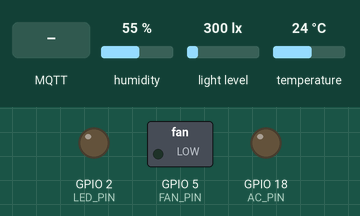
Bench run of a sketch on a simulated ESP32. Shown: switched loads named in the sketch (green lamp = pin HIGH), output pins drawn as LEDs (lit = HIGH). The test bench sets the inputs (shaded band); at power-on: humidity 55 %, light level 300 lx, temperature 24 °C. WiFi joins after 1.5 s; servers stay silent unless stated; random numbers use the default seed unless the sketch sets one; no MQTT or app messages arrive unless stated; what the sketch prints to the serial monitor is not drawn.

Above: at 2.7 s.
2.8 s: MQTT message "ON" arrives on the first subscribed topic
At 4.0 s:
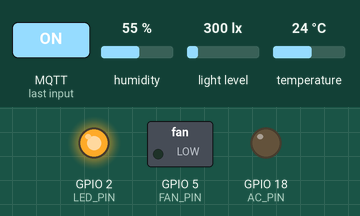
4.3 s: MQTT message "ON" arrives on the second subscribed topic
At 5.2 s:
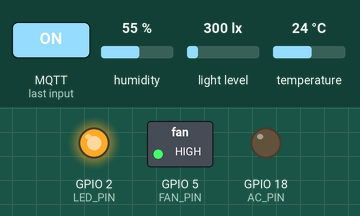
5.8 s: MQTT message "OFF" arrives on the first subscribed topic
At 6.4 s:
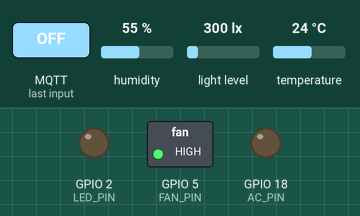
7.3 s: MQTT message "ON" arrives on the third subscribed topic
At 8.5 s:
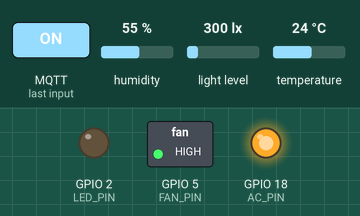
8.8 s: MQTT message "OFF" arrives on the second subscribed topic
At 9.8 s:
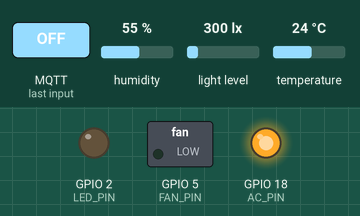
10.3 s: MQTT message "OFF" arrives on the third subscribed topic
At 11.0 s:
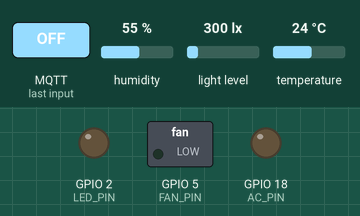
Timing chart, 0 to 12.8 s (numbered marks = the images above; inputs shaded):
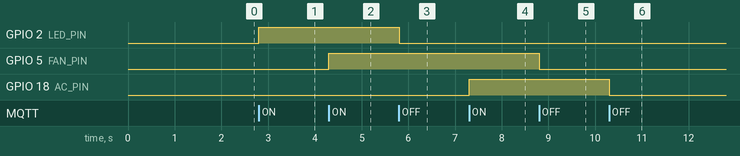

Measured:
- after the input at 2.8 s, GPIO 2 (LED_PIN): LOW → HIGH at once
- after the input at 4.3 s, GPIO 5 (FAN_PIN): LOW → HIGH at once
- after the input at 5.8 s, GPIO 2 (LED_PIN): HIGH → LOW at once
- after the input at 7.3 s, GPIO 18 (AC_PIN): LOW → HIGH at once
- after the input at 8.8 s, GPIO 5 (FAN_PIN): HIGH → LOW at once
- after the input at 10.3 s, GPIO 18 (AC_PIN): HIGH → LOW at once

The sketch:

esp32_example.ino
```cpp
/*
  ESP32 IoT System Example Code

  Kết nối ESP32 với hệ thống IoT Dashboard
  - Gửi dữ liệu cảm biến qua MQTT
  - Nhận lệnh điều khiển thiết bị

  Cần cài đặt thư viện:
  - PubSubClient by Nick O'Leary
  - DHT sensor library by Adafruit
  - BH1750 by Christopher Laws
*/

#include <WiFi.h>
#include <PubSubClient.h>
#include <DHT.h>
#include <Wire.h>
#include <BH1750.h>

// WiFi credentials
const char* ssid = "YOUR_WIFI_SSID";
const char* password = "YOUR_WIFI_PASSWORD";

// MQTT Broker
const char* mqtt_server = "YOUR_MQTT_BROKER_IP"; // Thay bằng IP máy tính chạy MQTT broker
const int mqtt_port = 1883;

// Sensor pins
#define DHT_PIN 4
#define DHT_TYPE DHT11
#define LED_PIN 2
#define FAN_PIN 5
#define AC_PIN 18

// MQTT Topics (ESP8266 format)
const char* sensors_data_topic = "esp8266/sensors";
const char* esp_status_topic = "esp8266/status";
const char* led1_topic = "esp8266/led1";
const char* led2_topic = "esp8266/led2";
const char* led3_topic = "esp8266/led3";
const char* led_all_topic = "esp8266/all";

// Objects
WiFiClient espClient;
PubSubClient client(espClient);
DHT dht(DHT_PIN, DHT_TYPE);
BH1750 lightMeter;

// Device states
bool ledState = false;
bool fanState = false;
bool acState = false;

// Timing
unsigned long lastSensorRead = 0;
const unsigned long sensorInterval = 5000; // 5 seconds

void setup() {
  Serial.begin(115200);

  // Initialize pins
  pinMode(LED_PIN, OUTPUT);
  pinMode(FAN_PIN, OUTPUT);
  pinMode(AC_PIN, OUTPUT);

  // Initialize sensors
  dht.begin();
  Wire.begin();
  lightMeter.begin();

  // Connect to WiFi
  setup_wifi();

  // Setup MQTT
  client.setServer(mqtt_server, mqtt_port);
  client.setCallback(callback);
}

void setup_wifi() {
  delay(10);
  Serial.println();
  Serial.print("Connecting to ");
  Serial.println(ssid);

  WiFi.begin(ssid, password);

  while (WiFi.status() != WL_CONNECTED) {
    delay(500);
    Serial.print(".");
  }

  Serial.println("");
  Serial.println("WiFi connected");
  Serial.println("IP address: ");
  Serial.println(WiFi.localIP());
}

void callback(char* topic, byte* payload, unsigned int length) {
  Serial.print("Message arrived [");
  Serial.print(topic);
  Serial.print("] ");

  String message = "";
  for (int i = 0; i < length; i++) {
    message += (char)payload[i];
  }
  Serial.println(message);

  // Handle ESP8266 format topics
  if (strcmp(topic, led1_topic) == 0) {
    handleLED1Control(message);
  }
  else if (strcmp(topic, led2_topic) == 0) {
    handleLED2Control(message);
  }
  else if (strcmp(topic, led3_topic) == 0) {
    handleLED3Control(message);
  }
  else if (strcmp(topic, led_all_topic) == 0) {
    handleLEDAllControl(message);
  }
}

void handleLED1Control(String message) {
  if (message == "ON") {
    ledState = true;
    digitalWrite(LED_PIN, HIGH);
    publishESPStatus("LED1 ON");
  }
  else if (message == "OFF") {
    ledState = false;
    digitalWrite(LED_PIN, LOW);
    publishESPStatus("LED1 OFF");
  }
}

void handleLED2Control(String message) {
  if (message == "ON") {
    fanState = true;
    digitalWrite(FAN_PIN, HIGH);
    publishESPStatus("LED2 ON");
  }
  else if (message == "OFF") {
    fanState = false;
    digitalWrite(FAN_PIN, LOW);
    publishESPStatus("LED2 OFF");
  }
}

void handleLED3Control(String message) {
  if (message == "ON") {
    acState = true;
    digitalWrite(AC_PIN, HIGH);
    publishESPStatus("LED3 ON");
  }
  else if (message == "OFF") {
    acState = false;
    digitalWrite(AC_PIN, LOW);
    publishESPStatus("LED3 OFF");
  }
}

void handleLEDAllControl(String message) {
  if (message == "ON") {
    ledState = true;
    fanState = true;
    acState = true;
    digitalWrite(LED_PIN, HIGH);
    digitalWrite(FAN_PIN, HIGH);
    digitalWrite(AC_PIN, HIGH);
    publishESPStatus("ALL LED ON");
  }
  else if (message == "OFF") {
    ledState = false;
    fanState = false;
    acState = false;
    digitalWrite(LED_PIN, LOW);
    digitalWrite(FAN_PIN, LOW);
    digitalWrite(AC_PIN, LOW);
    publishESPStatus("ALL LED OFF");
  }
}

void publishESPStatus(String status) {
  client.publish(esp_status_topic, status.c_str());
  Serial.println("Published to " + String(esp_status_topic) + ": " + status);
}

void publishSensorData() {
  // Read sensors
  float humidity = dht.readHumidity();
  float temperature = dht.readTemperature();
  float lux = lightMeter.readLightLevel();

  // Create combined sensor data JSON
  String message = "{";
  message += "\"temperature\":" + String(temperature, 1) + ",";
  message += "\"humidity\":" + String(humidity, 1) + ",";
  message += "\"light\":" + String(lux, 1) + ",";
  message += "\"timestamp\":\"" + getCurrentTime() + "\"";
  message += "}";

  client.publish(sensors_data_topic, message.c_str());
  Serial.println("Published to " + String(sensors_data_topic) + ": " + message);
}

String getCurrentTime() {
  // Simple timestamp - in real application, use NTP
  return String(millis());
}

void reconnect() {
  while (!client.connected()) {
    Serial.print("Attempting MQTT connection...");

    String clientId = "ESP32Client-";
    clientId += String(random(0xffff), HEX);

    if (client.connect(clientId.c_str())) {
      Serial.println("connected");

      // Subscribe to ESP8266 control topics
      client.subscribe(led1_topic);
      client.subscribe(led2_topic);
      client.subscribe(led3_topic);
      client.subscribe(led_all_topic);

    } else {
      Serial.print("failed, rc=");
      Serial.print(client.state());
      Serial.println(" try again in 5 seconds");
      delay(5000);
    }
  }
}

void loop() {
  if (!client.connected()) {
    reconnect();
  }
  client.loop();

  // Read and publish sensor data every 5 seconds
  if (millis() - lastSensorRead > sensorInterval) {
    lastSensorRead = millis();

    // Read sensors and publish combined data
    float humidity = dht.readHumidity();
    float temperature = dht.readTemperature();
    float lux = lightMeter.readLightLevel();

    // Check if readings are valid and publish
    if (!isnan(humidity) && !isnan(temperature) && lux >= 0) {
      publishSensorData();
      Serial.println("Sensor data published");
    }
  }
}
```
